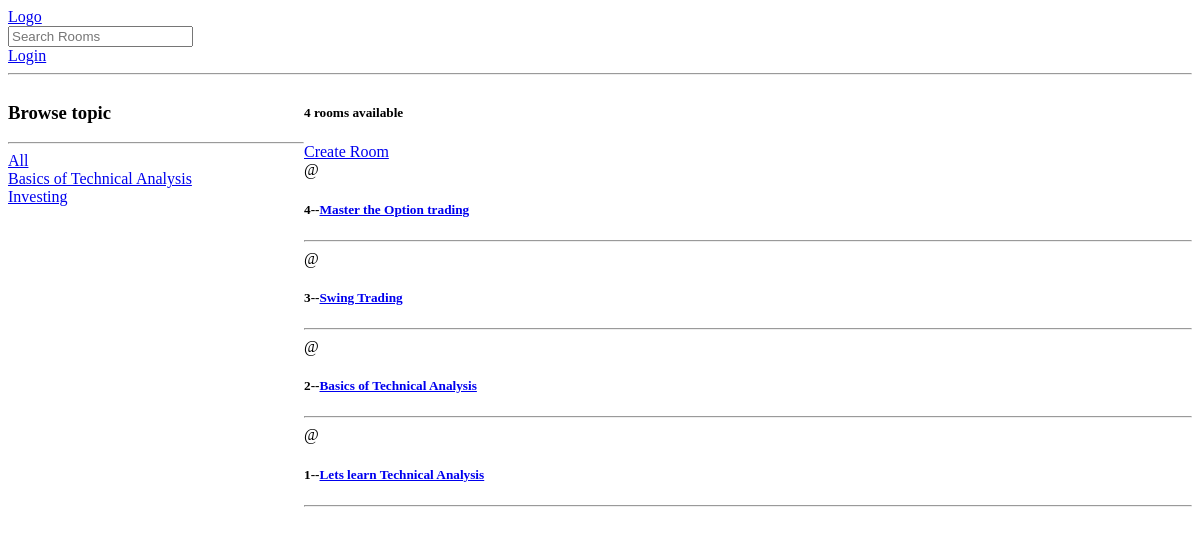
The app's page /, older data.
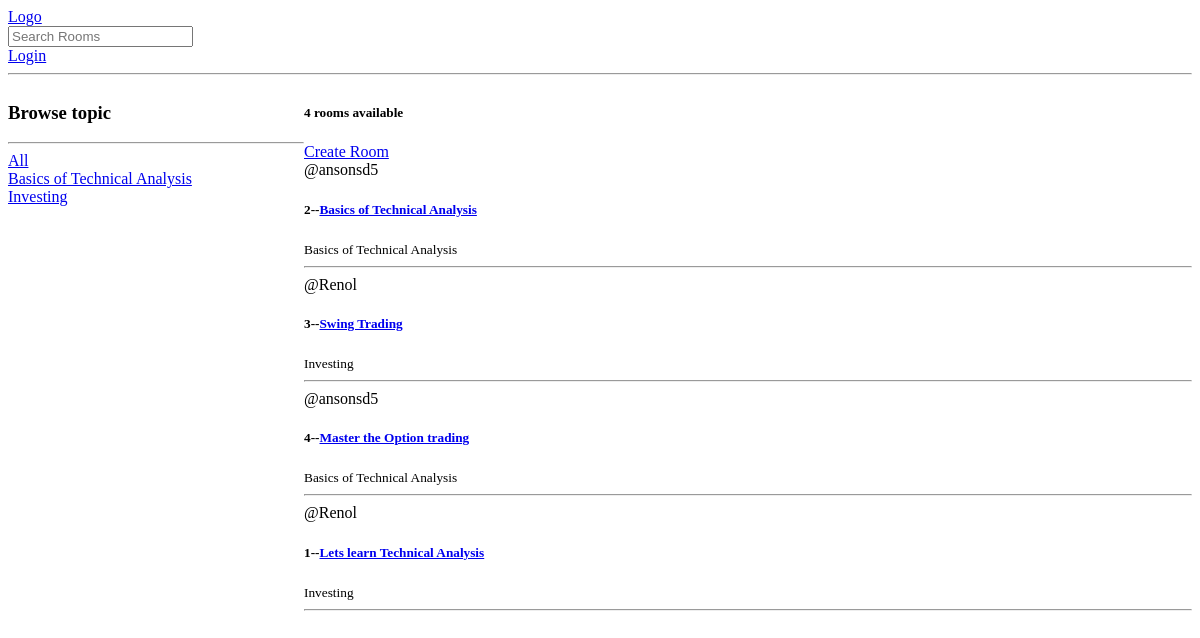
The same page, newer data.
### base/models.py (models this page shows, shortened)
class Topic(models.Model):
    name = models.CharField(max_length=200)

class Room(models.Model):
    host = models.ForeignKey(User,on_delete=models.SET_NULL, null=True)
    topic =  models.ForeignKey(Topic, on_delete=models.SET_NULL, null=True)
    name = models.CharField(max_length=200)
    description = models.TextField(null=True, blank=True)
    updated = models.TimeField(auto_now=True)
    created = models.DateTimeField(auto_now_add=True)
    class Meta:
        ordering =['-updated','created']

### base/views.py (the view)
# urls.py: path('',views.home, name="home"),
def home(request):
    q = request.GET.get('q') if request.GET.get('q') != None else ''
    rooms =Room.objects.filter(
        Q(topic__name__icontains=q) |
        Q(name__icontains=q)|
        Q(description__icontains=q)
    )
    topics = Topic.objects.all()
    room_count = rooms.count()
    context={'rooms':rooms, 'topics':topics, 'room_count':room_count}
    return render(request, 'base/home.html',context)

### base/templates/base/home.html (shortened to what this page needs)
{% extends 'main.html' %}
{% block content%}
<div class="home-container">
    <div>
        <h3>Browse topic</h3>
        <hr>
        <div>
            <a href="{%url 'home' %}">All</a>
        </div>
        {% for topic in topics%}
        <div>
            <a href="{%url 'home' %}?q={{topic.name}}">{{topic.name}}</a>
        </div>
        {% endfor %}
    </div>
    <div>
        <h5>{{room_count}} rooms available</h5>
    <a href="{% url 'create-room' %}">Create Room</a>
    <div>
        {% for room in rooms%}
        <div>
            <span>@{{room.host.username}}</span>
            <h5>{{room.id}}--<a href="{% url 'room' room.id %}">{{room.name}}</a></h5>
            <small>{{room.topic.name}}</small>
            <hr>
        </div>
        {% endfor %}
    </div>
    </div>
</div>
{% endblock content%}

### templates/main.html (shortened to what this page needs)
<!DOCTYPE html>
<html lang="en">
<head>
</head>
<body>
    {% include 'nav.html' %}
    {%block content%}
    {%endblock %}
</body>
</html>

### templates/nav.html
<a href="/"><span>Logo</span></a>
<form method="GET" action="{% url 'home'%}">
    <input type="text" name="q" placeholder="Search Rooms"/>
</form>
{% if request.user.is_authenticated %}
<a href="{% url 'logout' %}">Logout</a>
{% else %}
<a href="{% url 'login' %}">Login</a>
{% endif %}
<hr>

### base/templates/base/home.html (style rules this page uses)
.home-container { display: grid; grid-template-columns: 1fr 3fr; }

Row changes from the older to the newer data that the page shows:
changed Room id 2: host.username (not shown) → "ansonsd5"; topic.name (not shown) → "Basics of Technical Analysis"; moves up the list
changed Room "Swing Trading": host.username (not shown) → "Renol"; topic.name (not shown) → "Investing"; moves down the list
changed Room "Master the Option trading": host.username (not shown) → "ansonsd5"; topic.name (not shown) → "Basics of Technical Analysis"
changed Room "Lets learn Technical Analysis": host.username (not shown) → "Renol"; topic.name (not shown) → "Investing"
